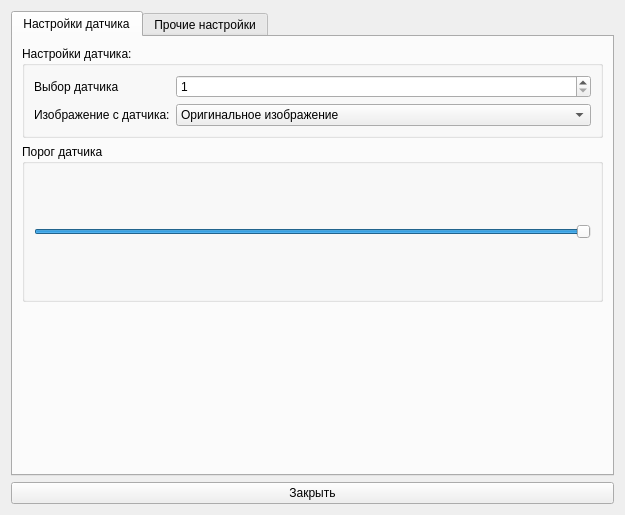
<?xml version="1.0" encoding="UTF-8"?>
<ui version="4.0">
 <class>WindowSettings</class>
 <widget class="QWidget" name="WindowSettings">
  <property name="geometry">
   <rect>
    <x>0</x>
    <y>0</y>
    <width>625</width>
    <height>515</height>
   </rect>
  </property>
  <property name="windowTitle">
   <string>Настройки</string>
  </property>
  <property name="windowIcon">
   <iconset resource="../resources/MainResource.qrc">
    <normaloff>:/main/main.png</normaloff>:/main/main.png</iconset>
  </property>
  <property name="toolTip">
   <string>Окно настроек программы</string>
  </property>
  <layout class="QVBoxLayout" name="verticalLayout">
   <item>
    <widget class="QTabWidget" name="tabWidget">
     <property name="currentIndex">
      <number>0</number>
     </property>
     <widget class="QWidget" name="TabSensor">
      <property name="focusPolicy">
       <enum>Qt::NoFocus</enum>
      </property>
      <property name="accessibleName">
       <string/>
      </property>
      <attribute name="icon">
       <iconset resource="../resources/MainResource.qrc">
        <normaloff>:/main/webcam.png</normaloff>:/main/webcam.png</iconset>
      </attribute>
      <attribute name="title">
       <string>Настройки датчика</string>
      </attribute>
      <layout class="QVBoxLayout" name="verticalLayout_2">
       <item>
        <widget class="QGroupBox" name="groupBox">
         <property name="sizePolicy">
          <sizepolicy hsizetype="Preferred" vsizetype="Maximum">
           <horstretch>0</horstretch>
           <verstretch>0</verstretch>
          </sizepolicy>
         </property>
         <property name="title">
          <string>Настройки датчика:</string>
         </property>
         <property name="flat">
          <bool>false</bool>
         </property>
         <property name="checkable">
          <bool>false</bool>
         </property>
         <layout class="QFormLayout" name="formLayout">
          <property name="fieldGrowthPolicy">
           <enum>QFormLayout::AllNonFixedFieldsGrow</enum>
          </property>
          <item row="0" column="0">
           <widget class="QLabel" name="label">
            <property name="text">
             <string>Выбор датчика</string>
            </property>
           </widget>
          </item>
          <item row="0" column="1">
           <widget class="QSpinBox" name="spinBoxCamera">
            <property name="minimum">
             <number>1</number>
            </property>
            <property name="maximum">
             <number>10</number>
            </property>
           </widget>
          </item>
          <item row="1" column="0">
           <widget class="QLabel" name="label_2">
            <property name="text">
             <string>Изображение с датчика:</string>
            </property>
           </widget>
          </item>
          <item row="1" column="1">
           <widget class="QComboBox" name="comboBoxViewedImage">
            <item>
             <property name="text">
              <string>Оригинальное изображение</string>
             </property>
             <property name="icon">
              <iconset resource="../resources/MainResource.qrc">
               <normaloff>:/main/webcam.png</normaloff>:/main/webcam.png</iconset>
             </property>
            </item>
            <item>
             <property name="text">
              <string>Обработанное изображение</string>
             </property>
             <property name="icon">
              <iconset resource="../resources/MainResource.qrc">
               <normaloff>:/main/pictures.png</normaloff>:/main/pictures.png</iconset>
             </property>
            </item>
           </widget>
          </item>
         </layout>
        </widget>
       </item>
       <item>
        <widget class="QGroupBox" name="groupBoxThreshold">
         <property name="title">
          <string>Порог датчика</string>
         </property>
         <layout class="QVBoxLayout" name="verticalLayout_4">
          <item>
           <widget class="QSlider" name="horizontalSliderThreshold">
            <property name="maximum">
             <number>255</number>
            </property>
            <property name="value">
             <number>255</number>
            </property>
            <property name="sliderPosition">
             <number>255</number>
            </property>
            <property name="orientation">
             <enum>Qt::Horizontal</enum>
            </property>
           </widget>
          </item>
         </layout>
        </widget>
       </item>
       <item>
        <widget class="QLabel" name="labelSensorView">
         <property name="sizePolicy">
          <sizepolicy hsizetype="Preferred" vsizetype="Preferred">
           <horstretch>0</horstretch>
           <verstretch>0</verstretch>
          </sizepolicy>
         </property>
         <property name="text">
          <string/>
         </property>
         <property name="pixmap">
          <pixmap resource="../resources/MainResource.qrc">:/main/no_web_camera_320240.png</pixmap>
         </property>
         <property name="alignment">
          <set>Qt::AlignCenter</set>
         </property>
        </widget>
       </item>
      </layout>
     </widget>
     <widget class="QWidget" name="TabOtherSettings">
      <attribute name="icon">
       <iconset resource="../resources/MainResource.qrc">
        <normaloff>:/main/main.png</normaloff>:/main/main.png</iconset>
      </attribute>
      <attribute name="title">
       <string>Прочие настройки</string>
      </attribute>
      <layout class="QVBoxLayout" name="verticalLayout_3">
       <item>
        <layout class="QHBoxLayout" name="horizontalLayout_2" stretch="0,0,0,0">
         <item>
          <widget class="QLabel" name="label_3">
           <property name="text">
            <string>Точек по горизонтали: </string>
           </property>
          </widget>
         </item>
         <item>
          <widget class="QSpinBox" name="spinBoxHorPoints">
           <property name="minimum">
            <number>2</number>
           </property>
           <property name="maximum">
            <number>5</number>
           </property>
           <property name="value">
            <number>5</number>
           </property>
          </widget>
         </item>
         <item>
          <widget class="QLabel" name="label_4">
           <property name="text">
            <string>Точек по вертикали:</string>
           </property>
          </widget>
         </item>
         <item>
          <widget class="QSpinBox" name="spinBoxVetPoints">
           <property name="minimum">
            <number>2</number>
           </property>
           <property name="maximum">
            <number>4</number>
           </property>
           <property name="value">
            <number>4</number>
           </property>
          </widget>
         </item>
        </layout>
       </item>
       <item>
        <widget class="QLabel" name="labelPointsPositions">
         <property name="sizePolicy">
          <sizepolicy hsizetype="Preferred" vsizetype="Minimum">
           <horstretch>0</horstretch>
           <verstretch>0</verstretch>
          </sizepolicy>
         </property>
         <property name="toolTip">
          <string>&lt;html&gt;&lt;head/&gt;&lt;body&gt;&lt;p&gt;Расположение меток калибровки на экране&lt;/p&gt;&lt;/body&gt;&lt;/html&gt;</string>
         </property>
         <property name="text">
          <string>TextLabel</string>
         </property>
         <property name="alignment">
          <set>Qt::AlignCenter</set>
         </property>
        </widget>
       </item>
      </layout>
     </widget>
    </widget>
   </item>
   <item>
    <layout class="QHBoxLayout" name="horizontalLayout">
     <item>
      <widget class="QPushButton" name="ButtonApply">
       <property name="sizePolicy">
        <sizepolicy hsizetype="Minimum" vsizetype="Fixed">
         <horstretch>2</horstretch>
         <verstretch>0</verstretch>
        </sizepolicy>
       </property>
       <property name="text">
        <string>Закрыть</string>
       </property>
       <property name="icon">
        <iconset resource="../resources/MainResource.qrc">
         <normaloff>:/main/apply.png</normaloff>:/main/apply.png</iconset>
       </property>
       <property name="iconSize">
        <size>
         <width>24</width>
         <height>24</height>
        </size>
       </property>
      </widget>
     </item>
    </layout>
   </item>
  </layout>
 </widget>
 <resources>
  <include location="../resources/MainResource.qrc"/>
 </resources>
 <connections/>
</ui>
